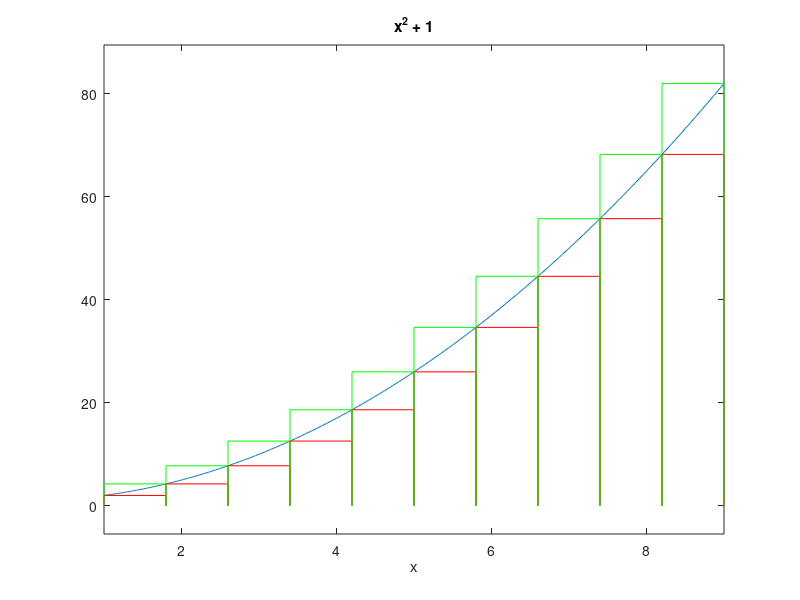

Here is the MATLAB script that generated this plot: (Note: this script raises an error after producing the figure.)
% La funcion a calcular.
f = @(x) x.^2 + 1; 

a = 1; % Punto de inicio.
b = 9; % Punto Final.
n = 10; % Numero de rectangulos. (Mientras mas numeros, mas cerca del valor exacto).

% Guardamos en una matriz, los valores de n+1 de 'a' a 'b'. (Haz un disp de xi para entenderlo).
xi = linspace(a, b, n+1); 

% Sacamos la altura media.
h = (b - a)/n; 

% Mostramos la grafica.
ezplot(f, [a, b]); 

% Anclamos el grafico.
hold on;

% Hacemos el bucle que dibuja los rectangulos
for i = 1 : n 
    % Rectangulos de la izquierda.
    plot([xi(i) xi(i)], double([0 f(xi(i))]), 'r');
    plot([xi(i) xi(i+1)], double([f(xi(i)) f(xi(i))]), 'r');
    plot([xi(i+1) xi(i+1)], double([0 f(xi(i))]), 'r');
    
    % Rectangulos de la derecha.
    plot([xi(i) xi(i)], double([0 f(xi(i+1))]), 'g');
    plot([xi(i) xi(i+1)], double([f(xi(i+1)) f(xi(i+1))]), 'g');
    plot([xi(i+1) xi(i+1)], double([0 f(xi(i+1))]), 'g');
end

% Calculamos el sumatorio total.
for i = 1:n + 1
    yi(i) = f(xi(i));
end

% Hacemos los calculos de la izq, y de la derecha.
Ln = h * sum(double(yi(1:n))); % Nos dará el valor aproximado por la izquierda.
Rn = h * sum(double(yi(1:n + 1))); % Nos dará el valor aproximado por la derecha.

% Hacemos el valor exacto con una integral. (nos dará el valor exacto).
I = double(int(f, x, a, b));

% Mostramos los resultados.
fprintf('Ln = %.2f, Rn = %.2f, Valor al que se aproxima = %.2f \n', Ln, Rn, I);

% Desanclamos el grafico.
hold off;

% https://www.youtube.com/watch?v=IBDuB3l7ucQ
% Y arreando que es tarde!
